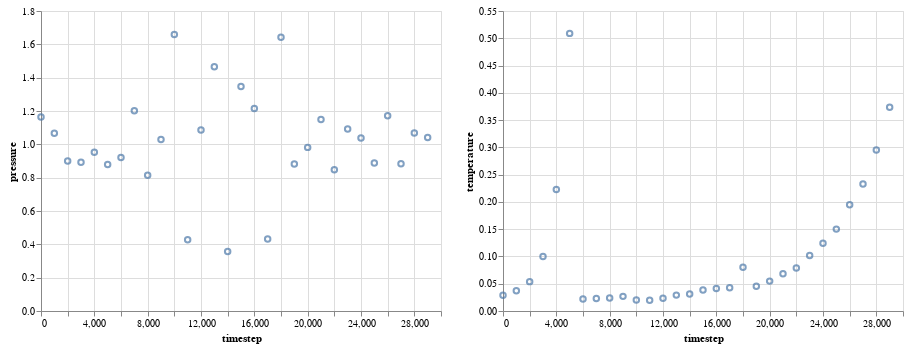

Write notebook code for a chart like this one.
### Code cell
c = alt.Chart(thermo).mark_point().encode(
    x='timestep',
) 
c.encode(y='pressure') | c.encode(y="temperature")

### Figure 1 — Vega-Lite specification as saved in the notebook (floating-point values rounded to 4 significant figures)
{"$schema": "https://vega.github.io/schema/vega-lite/v2.4.3.json", "config": {"view": {"height": 300, "width": 400}}, "hconcat": [{"data": {"values": [{"N": 7476, "kinetic_energy": 169.4, "lx": 121.9, "ly": 113.9, "lz": 1, "momentum": 7.425e-18, "npt_thermostat_energy": -275.8, "potential_energy": -21030.0, "pressure": 0.8819, "rotational_kinetic_energy": 53.67, "temperature": 0.04533, "timestep": 19000, "translational_kinetic_energy": 115.7, "volume": 13890.0, "xy": 0.2471, "xz": 0, "yz": 0}, {"N": 7476, "kinetic_energy": 204.8, "lx": 121.8, "ly": 113.9, "lz": 1, "momentum": 1.193e-17, "npt_thermostat_energy": -346.4, "potential_energy": -20980.0, "pressure": 0.9817, "rotational_kinetic_energy": 64.94, "temperature": 0.05479, "timestep": 20000, "translational_kinetic_energy": 139.8, "volume": 13880.0, "xy": 0.2471, "xz": 0, "yz": 0}, {"N": 7476, "kinetic_energy": 255.1, "lx": 121.7, "ly": 113.7, "lz": 1, "momentum": 3.321e-18, "npt_thermostat_energy": -434.5, "potential_energy": -20900.0, "pressure": 1.148, "rotational_kinetic_energy": 76.65, "temperature": 0.06827, "timestep": 21000, "translational_kinetic_energy": 178.5, "volume": 13840.0, "xy": 0.2471, "xz": 0, "yz": 0}, {"N": 7476, "kinetic_energy": 295.2, "lx": 122.1, "ly": 114.1, "lz": 1, "momentum": 6.532e-18, "npt_thermostat_energy": -546.9, "potential_energy": -20910.0, "pressure": 0.847, "rotational_kinetic_energy": 96.45, "temperature": 0.07898, "timestep": 22000, "translational_kinetic_energy": 198.7, "volume": 13930.0, "xy": 0.2471, "xz": 0, "yz": 0}, {"N": 7476, "kinetic_energy": 380.9, "lx": 121.9, "ly": 113.9, "lz": 1, "momentum": 6.76e-18, "npt_thermostat_energy": -690.7, "potential_energy": -20800.0, "pressure": 1.092, "rotational_kinetic_energy": 126.2, "temperature": 0.1019, "timestep": 23000, "translational_kinetic_energy": 254.6, "volume": 13880.0, "xy": 0.2471, "xz": 0, "yz": 0}, {"N": 7476, "kinetic_energy": 463.7, "lx": 122.0, "ly": 114.0, "lz": 1, "momentum": 1.032e-18, "npt_thermostat_energy": -871.8, "potential_energy": -20750.0, "pressure": 1.037, "rotational_kinetic_energy": 151.7, "temperature": 0.1241, "timestep": 24000, "translational_kinetic_energy": 312.0, "volume": 13920.0, "xy": 0.2471, "xz": 0, "yz": 0}, {"N": 7476, "kinetic_energy": 561.0, "lx": 122.3, "ly": 114.3, "lz": 1, "momentum": 7.836e-18, "npt_thermostat_energy": -1107.0, "potential_energy": -20650.0, "pressure": 0.8886, "rotational_kinetic_energy": 178.0, "temperature": 0.1501, "timestep": 25000, "translational_kinetic_energy": 383.0, "volume": 13980.0, "xy": 0.2471, "xz": 0, "yz": 0}, {"N": 7476, "kinetic_energy": 728.2, "lx": 122.1, "ly": 114.1, "lz": 1, "momentum": 7.801e-18, "npt_thermostat_energy": -1405.0, "potential_energy": -20480.0, "pressure": 1.171, "rotational_kinetic_energy": 233.4, "temperature": 0.1949, "timestep": 26000, "translational_kinetic_energy": 494.9, "volume": 13930.0, "xy": 0.2471, "xz": 0, "yz": 0}, {"N": 7476, "kinetic_energy": 869.9, "lx": 122.6, "ly": 114.6, "lz": 1, "momentum": 2.715e-17, "npt_thermostat_energy": -1785.0, "potential_energy": -20340.0, "pressure": 0.8837, "rotational_kinetic_energy": 299.6, "temperature": 0.2328, "timestep": 27000, "translational_kinetic_energy": 570.3, "volume": 14050.0, "xy": 0.2471, "xz": 0, "yz": 0}, {"N": 7476, "kinetic_energy": 1103.0, "lx": 122.7, "ly": 114.7, "lz": 1, "momentum": 1.215e-17, "npt_thermostat_energy": -2272.0, "potential_energy": -20080.0, "pressure": 1.068, "rotational_kinetic_energy": 356.5, "temperature": 0.2951, "timestep": 28000, "translational_kinetic_energy": 746.3, "volume": 14070.0, "xy": 0.2471, "xz": 0, "yz": 0}, {"N": 7476, "kinetic_energy": 1395.0, "lx": 123.0, "ly": 115.0, "lz": 1, "momentum": 1.572e-17, "npt_thermostat_energy": -2873.0, "potential_energy": -19780.0, "pressure": 1.04, "rotational_kinetic_energy": 464.8, "temperature": 0.3734, "timestep": 29000, "translational_kinetic_energy": 930.5, "volume": 14140.0, "xy": 0.2471, "xz": 0, "yz": 0}, {"N": 7488, "kinetic_energy": 300.4, "lx": 121.2, "ly": 113.3, "lz": 1, "momentum": 9.333e-18, "npt_thermostat_energy": -428.4, "potential_energy": -20880.0, "pressure": 1.642, "rotational_kinetic_energy": 81.8, "temperature": 0.08025, "timestep": 18000, "translational_kinetic_energy": 218.6, "volume": 13730.0, "xy": 0.2471, "xz": 0, "yz": 0}, {"N": 7500, "kinetic_energy": 76.37, "lx": 121.2, "ly": 113.2, "lz": 1, "momentum": 6.196e-18, "npt_thermostat_energy": -54.9, "potential_energy": -21080.0, "pressure": 1.659, "rotational_kinetic_energy": 18.37, "temperature": 0.02037, "timestep": 10000, "translational_kinetic_energy": 57.99, "volume": 13720.0, "xy": 0.2471, "xz": 0, "yz": 0}, {"N": 7500, "kinetic_energy": 73.59, "lx": 122.4, "ly": 114.4, "lz": 1, "momentum": 1.618e-17, "npt_thermostat_energy": -70.5, "potential_energy": -21340.0, "pressure": 0.4272, "rotational_kinetic_energy": 19.09, "temperature": 0.01963, "timestep": 11000, "translational_kinetic_energy": 54.49, "volume": 14010.0, "xy": 0.2471, "xz": 0, "yz": 0}, {"N": 7500, "kinetic_energy": 87.85, "lx": 121.7, "ly": 113.7, "lz": 1, "momentum": 6.89e-18, "npt_thermostat_energy": -90.0, "potential_energy": -21210.0, "pressure": 1.086, "rotational_kinetic_energy": 23.47, "temperature": 0.02343, "timestep": 12000, "translational_kinetic_energy": 64.38, "volume": 13840.0, "xy": 0.2471, "xz": 0, "yz": 0}, {"N": 7500, "kinetic_energy": 109.2, "lx": 121.4, "ly": 113.4, "lz": 1, "momentum": 2.306e-17, "npt_thermostat_energy": -112.7, "potential_energy": -21120.0, "pressure": 1.466, "rotational_kinetic_energy": 27.57, "temperature": 0.02912, "timestep": 13000, "translational_kinetic_energy": 81.58, "volume": 13760.0, "xy": 0.2471, "xz": 0, "yz": 0}, {"N": 7500, "kinetic_energy": 116.4, "lx": 122.5, "ly": 114.5, "lz": 1, "momentum": 3.017e-18, "npt_thermostat_energy": -141.2, "potential_energy": -21310.0, "pressure": 0.3568, "rotational_kinetic_energy": 29.03, "temperature": 0.03104, "timestep": 14000, "translational_kinetic_energy": 87.34, "volume": 14030.0, "xy": 0.2471, "xz": 0, "yz": 0}, {"N": 7500, "kinetic_energy": 144.3, "lx": 121.5, "ly": 113.5, "lz": 1, "momentum": 1.113e-17, "npt_thermostat_energy": -177.2, "potential_energy": -21120.0, "pressure": 1.347, "rotational_kinetic_energy": 38.12, "temperature": 0.03848, "timestep": 15000, "translational_kinetic_energy": 106.1, "volume": 13790.0, "xy": 0.2471, "xz": 0, "yz": 0}, {"N": 7500, "kinetic_energy": 154.5, "lx": 121.6, "ly": 113.7, "lz": 1, "momentum": 2.89e-18, "npt_thermostat_energy": -219.1, "potential_energy": -21130.0, "pressure": 1.215, "rotational_kinetic_energy": 43.93, "temperature": 0.04121, "timestep": 16000, "translational_kinetic_energy": 110.6, "volume": 13830.0, "xy": 0.2471, "xz": 0, "yz": 0}, {"N": 7500, "kinetic_energy": 159.7, "lx": 122.5, "ly": 114.5, "lz": 1, "momentum": 9.946e-18, "npt_thermostat_energy": -273.8, "potential_energy": -21230.0, "pressure": 0.4325, "rotational_kinetic_energy": 46.75, "temperature": 0.04261, "timestep": 17000, "translational_kinetic_energy": 113.0, "volume": 14030.0, "xy": 0.2471, "xz": 0, "yz": 0}, {"N": 7434, "kinetic_energy": 82.49, "lx": 121.4, "ly": 113.4, "lz": 1, "momentum": 1.092e-18, "npt_thermostat_energy": -24.52, "potential_energy": -20970.0, "pressure": 0.921, "rotational_kinetic_energy": 20.36, "temperature": 0.0222, "timestep": 6000, "translational_kinetic_energy": 62.13, "volume": 13770.0, "xy": 0.2471, "xz": 0, "yz": 0}, {"N": 7434, "kinetic_energy": 84.91, "lx": 121.1, "ly": 113.2, "lz": 1, "momentum": 2.527e-18, "npt_thermostat_energy": -34.55, "potential_energy": -20900.0, "pressure": 1.201, "rotational_kinetic_energy": 21.28, "temperature": 0.02285, "timestep": 7000, "translational_kinetic_energy": 63.62, "volume": 13710.0, "xy": 0.2471, "xz": 0, "yz": 0}, {"N": 7434, "kinetic_energy": 89.05, "lx": 121.5, "ly": 113.6, "lz": 1, "momentum": 2.988e-18, "npt_thermostat_energy": -46.77, "potential_energy": -20970.0, "pressure": 0.8138, "rotational_kinetic_energy": 23.1, "temperature": 0.02396, "timestep": 8000, "translational_kinetic_energy": 65.95, "volume": 13800.0, "xy": 0.2471, "xz": 0, "yz": 0}, {"N": 7434, "kinetic_energy": 99.66, "lx": 121.3, "ly": 113.4, "lz": 1, "momentum": 1.451e-18, "npt_thermostat_energy": -62.04, "potential_energy": -20920.0, "pressure": 1.029, "rotational_kinetic_energy": 26.62, "temperature": 0.02682, "timestep": 9000, "translational_kinetic_energy": 73.04, "volume": 13750.0, "xy": 0.2471, "xz": 0, "yz": 0}, {"N": 7434, "kinetic_energy": 107.3, "lx": 121.2, "ly": 113.3, "lz": 1, "momentum": 1.466e-11, "npt_thermostat_energy": -1369.0, "potential_energy": -20880.0, "pressure": 1.163, "rotational_kinetic_energy": 29.91, "temperature": 0.02887, "timestep": 0, "translational_kinetic_energy": 77.36, "volume": 13720.0, "xy": 0.2471, "xz": 0, "yz": 0}, {"N": 7434, "kinetic_energy": 137.4, "lx": 121.3, "ly": 113.3, "lz": 1, "momentum": 1.553e-17, "npt_thermostat_energy": -1419.0, "potential_energy": -20890.0, "pressure": 1.066, "rotational_kinetic_energy": 39.85, "temperature": 0.03698, "timestep": 1000, "translational_kinetic_energy": 97.58, "volume": 13750.0, "xy": 0.2471, "xz": 0, "yz": 0}, {"N": 7434, "kinetic_energy": 200.1, "lx": 121.5, "ly": 113.6, "lz": 1, "momentum": 5.564e-18, "npt_thermostat_energy": -1563.0, "potential_energy": -20890.0, "pressure": 0.8998, "rotational_kinetic_energy": 59.55, "temperature": 0.05385, "timestep": 2000, "translational_kinetic_energy": 140.5, "volume": 13800.0, "xy": 0.2471, "xz": 0, "yz": 0}, {"N": 7434, "kinetic_energy": 371.3, "lx": 121.7, "ly": 113.7, "lz": 1, "momentum": 6.97e-18, "npt_thermostat_energy": -1931.0, "potential_energy": -20710.0, "pressure": 0.8931, "rotational_kinetic_energy": 117.0, "temperature": 0.09993, "timestep": 3000, "translational_kinetic_energy": 254.4, "volume": 13840.0, "xy": 0.2471, "xz": 0, "yz": 0}, {"N": 7434, "kinetic_energy": 828.5, "lx": 122.1, "ly": 114.1, "lz": 1, "momentum": 3.078e-17, "npt_thermostat_energy": -2903.0, "potential_energy": -20260.0, "pressure": 0.9521, "rotational_kinetic_energy": 244.3, "temperature": 0.2229, "timestep": 4000, "translational_kinetic_energy": 584.2, "volume": 13940.0, "xy": 0.2471, "xz": 0, "yz": 0}, {"N": 7434, "kinetic_energy": 1891.0, "lx": 123.6, "ly": 115.6, "lz": 1, "momentum": 7.415e-17, "npt_thermostat_energy": -5332.0, "potential_energy": -18920.0, "pressure": 0.8786, "rotational_kinetic_energy": 586.1, "temperature": 0.509, "timestep": 5000, "translational_kinetic_energy": 1305.0, "volume": 14290.0, "xy": 0.2471, "xz": 0, "yz": 0}]}, "encoding": {"x": {"field": "timestep", "type": "quantitative"}, "y": {"field": "pressure", "type": "quantitative"}}, "mark": "point"}, {"data": {"values": [{"N": 7476, "kinetic_energy": 169.4, "lx": 121.9, "ly": 113.9, "lz": 1, "momentum": 7.425e-18, "npt_thermostat_energy": -275.8, "potential_energy": -21030.0, "pressure": 0.8819, "rotational_kinetic_energy": 53.67, "temperature": 0.04533, "timestep": 19000, "translational_kinetic_energy": 115.7, "volume": 13890.0, "xy": 0.2471, "xz": 0, "yz": 0}, {"N": 7476, "kinetic_energy": 204.8, "lx": 121.8, "ly": 113.9, "lz": 1, "momentum": 1.193e-17, "npt_thermostat_energy": -346.4, "potential_energy": -20980.0, "pressure": 0.9817, "rotational_kinetic_energy": 64.94, "temperature": 0.05479, "timestep": 20000, "translational_kinetic_energy": 139.8, "volume": 13880.0, "xy": 0.2471, "xz": 0, "yz": 0}, {"N": 7476, "kinetic_energy": 255.1, "lx": 121.7, "ly": 113.7, "lz": 1, "momentum": 3.321e-18, "npt_thermostat_energy": -434.5, "potential_energy": -20900.0, "pressure": 1.148, "rotational_kinetic_energy": 76.65, "temperature": 0.06827, "timestep": 21000, "translational_kinetic_energy": 178.5, "volume": 13840.0, "xy": 0.2471, "xz": 0, "yz": 0}, {"N": 7476, "kinetic_energy": 295.2, "lx": 122.1, "ly": 114.1, "lz": 1, "momentum": 6.532e-18, "npt_thermostat_energy": -546.9, "potential_energy": -20910.0, "pressure": 0.847, "rotational_kinetic_energy": 96.45, "temperature": 0.07898, "timestep": 22000, "translational_kinetic_energy": 198.7, "volume": 13930.0, "xy": 0.2471, "xz": 0, "yz": 0}, {"N": 7476, "kinetic_energy": 380.9, "lx": 121.9, "ly": 113.9, "lz": 1, "momentum": 6.76e-18, "npt_thermostat_energy": -690.7, "potential_energy": -20800.0, "pressure": 1.092, "rotational_kinetic_energy": 126.2, "temperature": 0.1019, "timestep": 23000, "translational_kinetic_energy": 254.6, "volume": 13880.0, "xy": 0.2471, "xz": 0, "yz": 0}, {"N": 7476, "kinetic_energy": 463.7, "lx": 122.0, "ly": 114.0, "lz": 1, "momentum": 1.032e-18, "npt_thermostat_energy": -871.8, "potential_energy": -20750.0, "pressure": 1.037, "rotational_kinetic_energy": 151.7, "temperature": 0.1241, "timestep": 24000, "translational_kinetic_energy": 312.0, "volume": 13920.0, "xy": 0.2471, "xz": 0, "yz": 0}, {"N": 7476, "kinetic_energy": 561.0, "lx": 122.3, "ly": 114.3, "lz": 1, "momentum": 7.836e-18, "npt_thermostat_energy": -1107.0, "potential_energy": -20650.0, "pressure": 0.8886, "rotational_kinetic_energy": 178.0, "temperature": 0.1501, "timestep": 25000, "translational_kinetic_energy": 383.0, "volume": 13980.0, "xy": 0.2471, "xz": 0, "yz": 0}, {"N": 7476, "kinetic_energy": 728.2, "lx": 122.1, "ly": 114.1, "lz": 1, "momentum": 7.801e-18, "npt_thermostat_energy": -1405.0, "potential_energy": -20480.0, "pressure": 1.171, "rotational_kinetic_energy": 233.4, "temperature": 0.1949, "timestep": 26000, "translational_kinetic_energy": 494.9, "volume": 13930.0, "xy": 0.2471, "xz": 0, "yz": 0}, {"N": 7476, "kinetic_energy": 869.9, "lx": 122.6, "ly": 114.6, "lz": 1, "momentum": 2.715e-17, "npt_thermostat_energy": -1785.0, "potential_energy": -20340.0, "pressure": 0.8837, "rotational_kinetic_energy": 299.6, "temperature": 0.2328, "timestep": 27000, "translational_kinetic_energy": 570.3, "volume": 14050.0, "xy": 0.2471, "xz": 0, "yz": 0}, {"N": 7476, "kinetic_energy": 1103.0, "lx": 122.7, "ly": 114.7, "lz": 1, "momentum": 1.215e-17, "npt_thermostat_energy": -2272.0, "potential_energy": -20080.0, "pressure": 1.068, "rotational_kinetic_energy": 356.5, "temperature": 0.2951, "timestep": 28000, "translational_kinetic_energy": 746.3, "volume": 14070.0, "xy": 0.2471, "xz": 0, "yz": 0}, {"N": 7476, "kinetic_energy": 1395.0, "lx": 123.0, "ly": 115.0, "lz": 1, "momentum": 1.572e-17, "npt_thermostat_energy": -2873.0, "potential_energy": -19780.0, "pressure": 1.04, "rotational_kinetic_energy": 464.8, "temperature": 0.3734, "timestep": 29000, "translational_kinetic_energy": 930.5, "volume": 14140.0, "xy": 0.2471, "xz": 0, "yz": 0}, {"N": 7488, "kinetic_energy": 300.4, "lx": 121.2, "ly": 113.3, "lz": 1, "momentum": 9.333e-18, "npt_thermostat_energy": -428.4, "potential_energy": -20880.0, "pressure": 1.642, "rotational_kinetic_energy": 81.8, "temperature": 0.08025, "timestep": 18000, "translational_kinetic_energy": 218.6, "volume": 13730.0, "xy": 0.2471, "xz": 0, "yz": 0}, {"N": 7500, "kinetic_energy": 76.37, "lx": 121.2, "ly": 113.2, "lz": 1, "momentum": 6.196e-18, "npt_thermostat_energy": -54.9, "potential_energy": -21080.0, "pressure": 1.659, "rotational_kinetic_energy": 18.37, "temperature": 0.02037, "timestep": 10000, "translational_kinetic_energy": 57.99, "volume": 13720.0, "xy": 0.2471, "xz": 0, "yz": 0}, {"N": 7500, "kinetic_energy": 73.59, "lx": 122.4, "ly": 114.4, "lz": 1, "momentum": 1.618e-17, "npt_thermostat_energy": -70.5, "potential_energy": -21340.0, "pressure": 0.4272, "rotational_kinetic_energy": 19.09, "temperature": 0.01963, "timestep": 11000, "translational_kinetic_energy": 54.49, "volume": 14010.0, "xy": 0.2471, "xz": 0, "yz": 0}, {"N": 7500, "kinetic_energy": 87.85, "lx": 121.7, "ly": 113.7, "lz": 1, "momentum": 6.89e-18, "npt_thermostat_energy": -90.0, "potential_energy": -21210.0, "pressure": 1.086, "rotational_kinetic_energy": 23.47, "temperature": 0.02343, "timestep": 12000, "translational_kinetic_energy": 64.38, "volume": 13840.0, "xy": 0.2471, "xz": 0, "yz": 0}, {"N": 7500, "kinetic_energy": 109.2, "lx": 121.4, "ly": 113.4, "lz": 1, "momentum": 2.306e-17, "npt_thermostat_energy": -112.7, "potential_energy": -21120.0, "pressure": 1.466, "rotational_kinetic_energy": 27.57, "temperature": 0.02912, "timestep": 13000, "translational_kinetic_energy": 81.58, "volume": 13760.0, "xy": 0.2471, "xz": 0, "yz": 0}, {"N": 7500, "kinetic_energy": 116.4, "lx": 122.5, "ly": 114.5, "lz": 1, "momentum": 3.017e-18, "npt_thermostat_energy": -141.2, "potential_energy": -21310.0, "pressure": 0.3568, "rotational_kinetic_energy": 29.03, "temperature": 0.03104, "timestep": 14000, "translational_kinetic_energy": 87.34, "volume": 14030.0, "xy": 0.2471, "xz": 0, "yz": 0}, {"N": 7500, "kinetic_energy": 144.3, "lx": 121.5, "ly": 113.5, "lz": 1, "momentum": 1.113e-17, "npt_thermostat_energy": -177.2, "potential_energy": -21120.0, "pressure": 1.347, "rotational_kinetic_energy": 38.12, "temperature": 0.03848, "timestep": 15000, "translational_kinetic_energy": 106.1, "volume": 13790.0, "xy": 0.2471, "xz": 0, "yz": 0}, {"N": 7500, "kinetic_energy": 154.5, "lx": 121.6, "ly": 113.7, "lz": 1, "momentum": 2.89e-18, "npt_thermostat_energy": -219.1, "potential_energy": -21130.0, "pressure": 1.215, "rotational_kinetic_energy": 43.93, "temperature": 0.04121, "timestep": 16000, "translational_kinetic_energy": 110.6, "volume": 13830.0, "xy": 0.2471, "xz": 0, "yz": 0}, {"N": 7500, "kinetic_energy": 159.7, "lx": 122.5, "ly": 114.5, "lz": 1, "momentum": 9.946e-18, "npt_thermostat_energy": -273.8, "potential_energy": -21230.0, "pressure": 0.4325, "rotational_kinetic_energy": 46.75, "temperature": 0.04261, "timestep": 17000, "translational_kinetic_energy": 113.0, "volume": 14030.0, "xy": 0.2471, "xz": 0, "yz": 0}, {"N": 7434, "kinetic_energy": 82.49, "lx": 121.4, "ly": 113.4, "lz": 1, "momentum": 1.092e-18, "npt_thermostat_energy": -24.52, "potential_energy": -20970.0, "pressure": 0.921, "rotational_kinetic_energy": 20.36, "temperature": 0.0222, "timestep": 6000, "translational_kinetic_energy": 62.13, "volume": 13770.0, "xy": 0.2471, "xz": 0, "yz": 0}, {"N": 7434, "kinetic_energy": 84.91, "lx": 121.1, "ly": 113.2, "lz": 1, "momentum": 2.527e-18, "npt_thermostat_energy": -34.55, "potential_energy": -20900.0, "pressure": 1.201, "rotational_kinetic_energy": 21.28, "temperature": 0.02285, "timestep": 7000, "translational_kinetic_energy": 63.62, "volume": 13710.0, "xy": 0.2471, "xz": 0, "yz": 0}, {"N": 7434, "kinetic_energy": 89.05, "lx": 121.5, "ly": 113.6, "lz": 1, "momentum": 2.988e-18, "npt_thermostat_energy": -46.77, "potential_energy": -20970.0, "pressure": 0.8138, "rotational_kinetic_energy": 23.1, "temperature": 0.02396, "timestep": 8000, "translational_kinetic_energy": 65.95, "volume": 13800.0, "xy": 0.2471, "xz": 0, "yz": 0}, {"N": 7434, "kinetic_energy": 99.66, "lx": 121.3, "ly": 113.4, "lz": 1, "momentum": 1.451e-18, "npt_thermostat_energy": -62.04, "potential_energy": -20920.0, "pressure": 1.029, "rotational_kinetic_energy": 26.62, "temperature": 0.02682, "timestep": 9000, "translational_kinetic_energy": 73.04, "volume": 13750.0, "xy": 0.2471, "xz": 0, "yz": 0}, {"N": 7434, "kinetic_energy": 107.3, "lx": 121.2, "ly": 113.3, "lz": 1, "momentum": 1.466e-11, "npt_thermostat_energy": -1369.0, "potential_energy": -20880.0, "pressure": 1.163, "rotational_kinetic_energy": 29.91, "temperature": 0.02887, "timestep": 0, "translational_kinetic_energy": 77.36, "volume": 13720.0, "xy": 0.2471, "xz": 0, "yz": 0}, {"N": 7434, "kinetic_energy": 137.4, "lx": 121.3, "ly": 113.3, "lz": 1, "momentum": 1.553e-17, "npt_thermostat_energy": -1419.0, "potential_energy": -20890.0, "pressure": 1.066, "rotational_kinetic_energy": 39.85, "temperature": 0.03698, "timestep": 1000, "translational_kinetic_energy": 97.58, "volume": 13750.0, "xy": 0.2471, "xz": 0, "yz": 0}, {"N": 7434, "kinetic_energy": 200.1, "lx": 121.5, "ly": 113.6, "lz": 1, "momentum": 5.564e-18, "npt_thermostat_energy": -1563.0, "potential_energy": -20890.0, "pressure": 0.8998, "rotational_kinetic_energy": 59.55, "temperature": 0.05385, "timestep": 2000, "translational_kinetic_energy": 140.5, "volume": 13800.0, "xy": 0.2471, "xz": 0, "yz": 0}, {"N": 7434, "kinetic_energy": 371.3, "lx": 121.7, "ly": 113.7, "lz": 1, "momentum": 6.97e-18, "npt_thermostat_energy": -1931.0, "potential_energy": -20710.0, "pressure": 0.8931, "rotational_kinetic_energy": 117.0, "temperature": 0.09993, "timestep": 3000, "translational_kinetic_energy": 254.4, "volume": 13840.0, "xy": 0.2471, "xz": 0, "yz": 0}, {"N": 7434, "kinetic_energy": 828.5, "lx": 122.1, "ly": 114.1, "lz": 1, "momentum": 3.078e-17, "npt_thermostat_energy": -2903.0, "potential_energy": -20260.0, "pressure": 0.9521, "rotational_kinetic_energy": 244.3, "temperature": 0.2229, "timestep": 4000, "translational_kinetic_energy": 584.2, "volume": 13940.0, "xy": 0.2471, "xz": 0, "yz": 0}, {"N": 7434, "kinetic_energy": 1891.0, "lx": 123.6, "ly": 115.6, "lz": 1, "momentum": 7.415e-17, "npt_thermostat_energy": -5332.0, "potential_energy": -18920.0, "pressure": 0.8786, "rotational_kinetic_energy": 586.1, "temperature": 0.509, "timestep": 5000, "translational_kinetic_energy": 1305.0, "volume": 14290.0, "xy": 0.2471, "xz": 0, "yz": 0}]}, "encoding": {"x": {"field": "timestep", "type": "quantitative"}, "y": {"field": "temperature", "type": "quantitative"}}, "mark": "point"}]}
